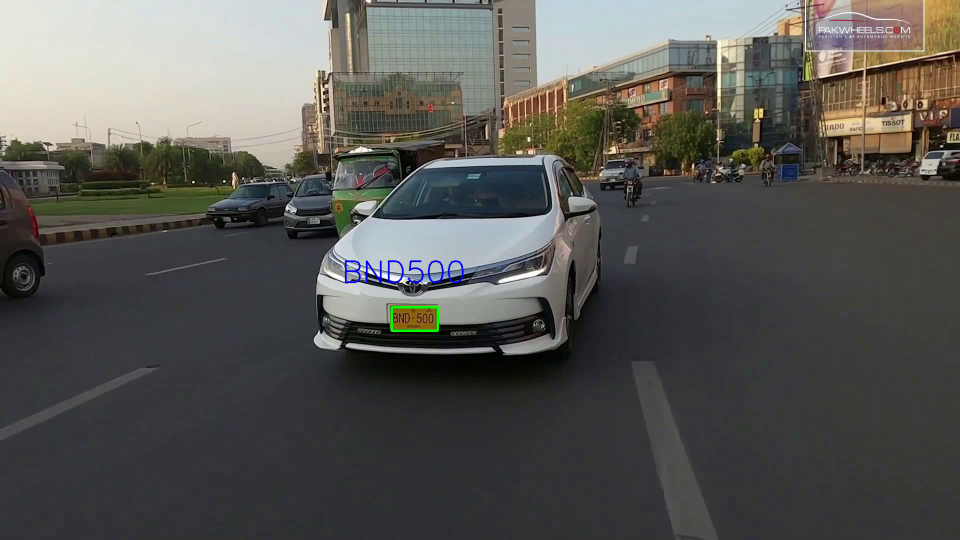
#> input picture frame 1 of License Plate Detection/detectvid.mp4, 1920 x 1080 px, given in place of video3.mp4, which was not available (shown at 1/2 size)
$ jupyter execute --allow-errors 'Detection on Video.ipynb'
#> lines starting #> are read from the running program, lines starting #| are printed output that depends on the picture; after the words box and inside, x2 and y2 are one past the last pixel; in counts of white or black regions, pixels touching at a corner belong together; pictures that were not available may be replaced by others from this repository, and a replacement may not be noted
#> further down, frame is the input picture: shape (1080, 1920, 3); mean B, G, R 83.9, 87.3, 87.9
[cell 1]
import cv2
import pytesseract
import numpy as np
from PIL import ImageGrab
import time
import re
import matplotlib.pyplot as plt
import re, string
pattern = re.compile('[\W_]+')
import statistics
from statistics import mode

pytesseract.pytesseract.tesseract_cmd = 'C:\\Program Files\\Tesseract-OCR\\tesseract.exe'

[cell 2]
def detect_plate3(image):
    copy = image.copy()
    gray = cv2.cvtColor(image, cv2.COLOR_BGR2GRAY)
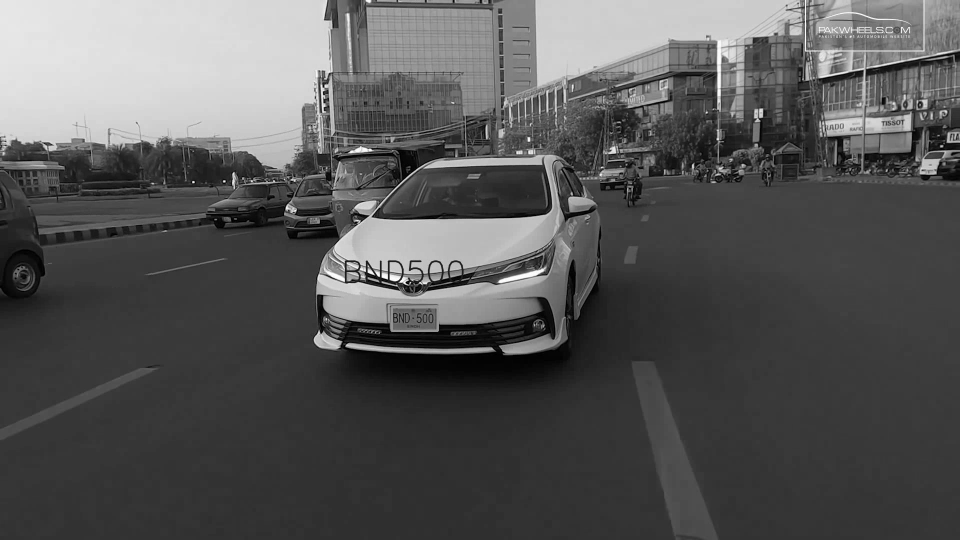
#> gray: shape (1080, 1920) (shown at 1/2 size); min 0, max 255, mean 87.1
    edged = cv2.Canny(gray,100, 300)
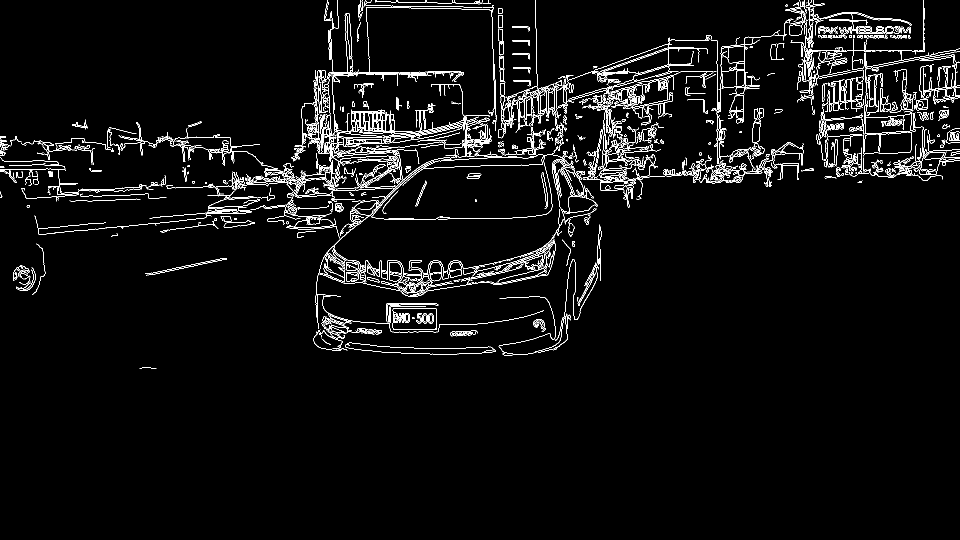
#> edged: shape (1080, 1920) (shown at 1/2 size); 3.6% white in thin lines or dots, all inside (x1, y1, x2, y2) = (0, 0, 1920, 737)
    rect_kern = cv2.getStructuringElement(cv2.MORPH_RECT, (2,2))
    # apply dilation to make regions more clear
    dilation = cv2.dilate(edged, rect_kern, iterations = 1)
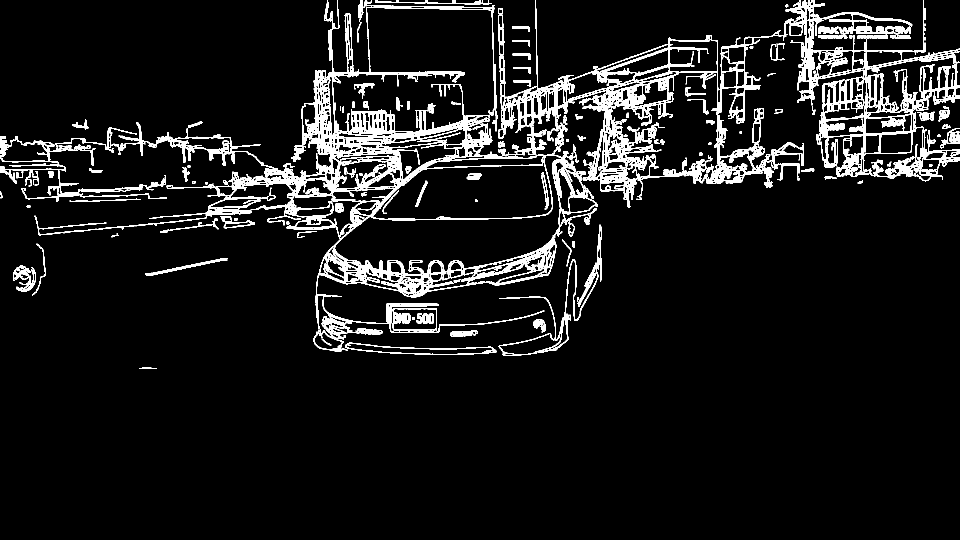
#> dilation: shape (1080, 1920) (shown at 1/2 size); 7.8% white; 129 white regions (3 under 20 px)
    contours, new  = cv2.findContours(dilation, cv2.RETR_LIST, cv2.CHAIN_APPROX_NONE)
#> contours = 3561 contours, 2825 with area under 20; largest, box (x1, y1, x2, y2) and area: (0, 0, 1920, 703) 346105, (669, 310, 1126, 549) 37778, (745, 315, 1105, 440) 31590, (1215, 144, 1439, 354) 26672, (1638, 101, 1847, 353) 10530
    contours=sorted(contours, key = cv2.contourArea, reverse = True)[:10]
#> contours = 10 contours; largest, box (x1, y1, x2, y2) and area: (0, 0, 1920, 703) 346105, (669, 310, 1126, 549) 37778, (745, 315, 1105, 440) 31590, (1215, 144, 1439, 354) 26672, (1638, 101, 1847, 353) 10530
    text_list=[]
    for contour in contours:
        perimeter = cv2.arcLength(contour, True)
        approx = cv2.approxPolyDP(contour, 0.07* perimeter, True)
        #cv2.drawContours(image2,contour,-1,(0,0,255),3)
        if len(approx)>=4 and cv2.contourArea(approx) > 3000 and cv2.contourArea(approx) < 5000:
            x, y, w, h = cv2.boundingRect(approx)
            #print(cv2.contourArea(contour))
            #print(len(approx))
            #cv2.rectangle(image2, (x , y ), (x + w , y + h ), (0, 255, 0), 3)
            license_plate = gray[y:y + h, x:x + w]
            b_filter = cv2.bilateralFilter(license_plate, 11, 17, 17)
            #(thresh, license_plate_threshed) = cv2.threshold(b_filter, 150, 180, cv2.THRESH_BINARY)
            (thresh, license_plate_threshed) = cv2.threshold(b_filter, 0, 255, cv2.THRESH_OTSU | cv2.THRESH_BINARY)
            text = pytesseract.image_to_string(license_plate_threshed, config='-c tessedit_char_whitelist=0123456789ABCDEFGHIJKLMNOPQRSTUVWXYZ --psm 6')
            clean_text = pattern.sub('', text)
            if clean_text != '' and len(clean_text)==6:
                #text_list.append(clean_text)
                cv2.rectangle(copy, (x , y ), (x + w , y + h ), (0, 255, 0), 3)
                cv2.putText(copy, clean_text,(x-100,y-50), cv2.FONT_HERSHEY_SIMPLEX, 2, (255, 0, 0), 2, cv2.LINE_AA)
                #print(clean_text)
                #print(len(approx))
                #print(cv2.contourArea(approx))
                print(clean_text)
                return copy
#> this loop made 10 passes
#> (perimeter, approx) on passes 1 to 10: (30192.6, [[0, 273]]), (1609.5, [[1125, 318], [1070, 502], [669, 497]]), (988, [[1088, 316], [1090, 429], [745, 433]]), (2727.4, [[1433, 144], [1299, 353]]), (2649.6, [[1676, 104], [1838, 323]]), (1871.4, [[1906, 115], [1732, 233]]), (2045.5, [[1200, 449], [1006, 710]]), (783.7, [[1434, 83], [1338, 141]]), (885.6, [[586, 383], [419, 413]]), (707.8, [[787, 378], [642, 438]])

[cell 3]
#Initilize Video capture Object and points towards a video file
cap = cv2.VideoCapture('video3.mp4')
fourcc = cv2.VideoWriter_fourcc(*'MP4V')
out = cv2.VideoWriter(r'detectvid.mp4',fourcc, 20.0, (int(cap.get(3)), int(cap.get(4))))


# Lets print the status of your Capture.
print('Status:',cap.isOpened())

# Initilize a loop in which we will read video frame by frame
#> (the rest of this cell did not finish here and is left out)

$ run again, starting later in the video
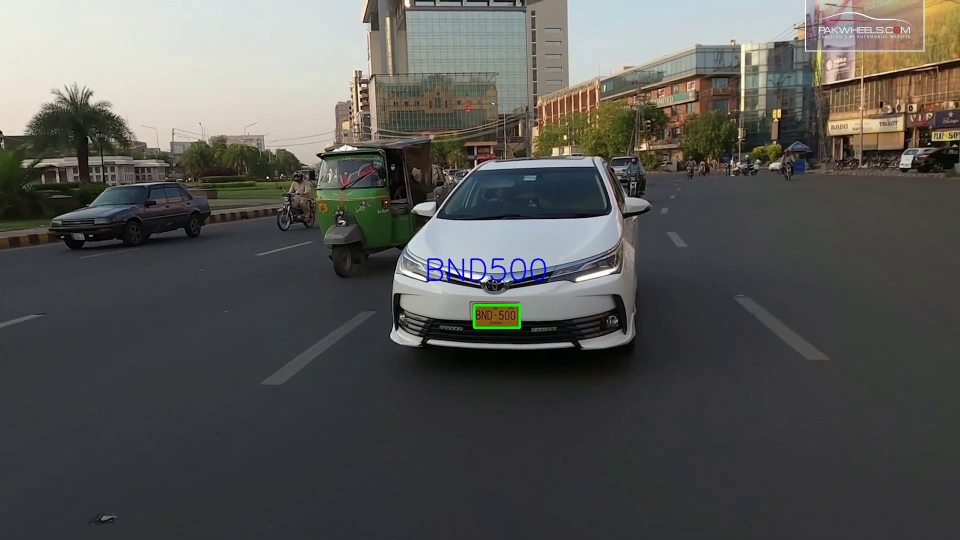
#> input picture frame 8 of License Plate Detection/detectvid.mp4, 1920 x 1080 px, given in place of video3.mp4, which was not available (shown at 1/2 size)
#> frame is the input picture: shape (1080, 1920, 3); mean B, G, R 83.8, 86.6, 87.1
#> in detect_plate3, `edged = cv2.Canny(gray,100, 300)`:
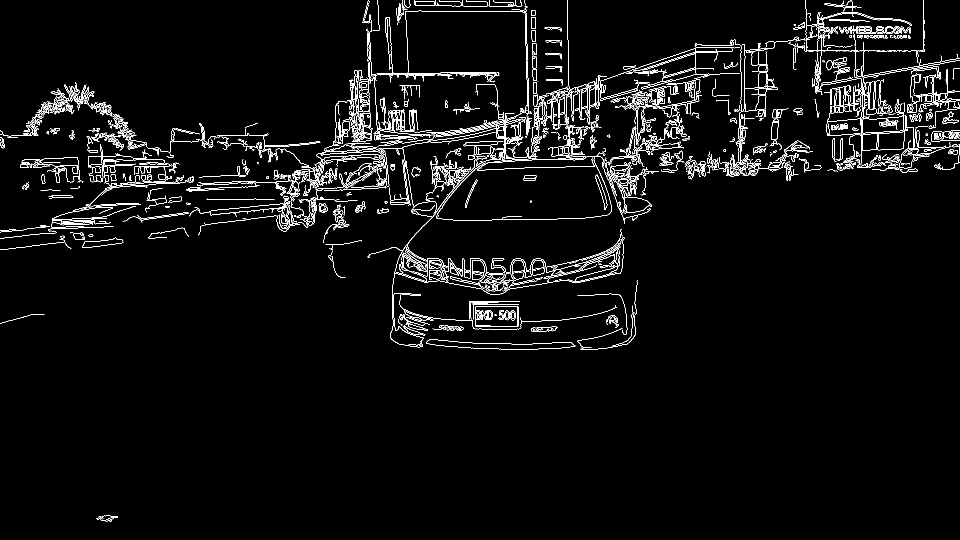
#> edged: shape (1080, 1920) (shown at 1/2 size); 3.5% white in thin lines or dots
#> dilation: shape (1080, 1920); 7.5% white; 136 white regions (5 under 20 px)
#> in detect_plate3, `contours, new  = cv2.findContours(dilation, cv2.RETR_LIST, cv2.CHAIN_A..`: contours = 3407 contours, 2655 with area under 20; largest, box (x1, y1, x2, y2) and area: (0, 0, 1920, 696) 327726, (750, 22, 1056, 271) 57448, (876, 329, 1224, 441) 30792, (1145, 165, 1390, 328) 12993, (96, 288, 389, 466) 11484
#> in detect_plate3, `contours=sorted(contours, key = cv2.contourArea, reverse = True)[:10]`: contours = 10 contours; largest, box (x1, y1, x2, y2) and area: (0, 0, 1920, 696) 327726, (750, 22, 1056, 271) 57448, (876, 329, 1224, 441) 30792, (1145, 165, 1390, 328) 12993, (96, 288, 389, 466) 11484
#> the loop in detect_plate3, `for contour in contours:` made 8 passes
#> (perimeter, approx, x, y, w, h, thresh) on pass 8: (321.1, [[1835, 102], [1837, 132], [1726, 151], [1731, 102]], 1726, 102, 112, 50, 86)
#> after the loop in detect_plate3, `for contour in contours:`:
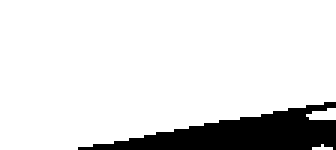
#> license_plate_threshed: shape (50, 112) (shown 3 times larger); 87.7% white; 1 black region, box (x1, y1, x2, y2) and area: (26, 34, 112, 50) 690

$ run again, starting later in the video
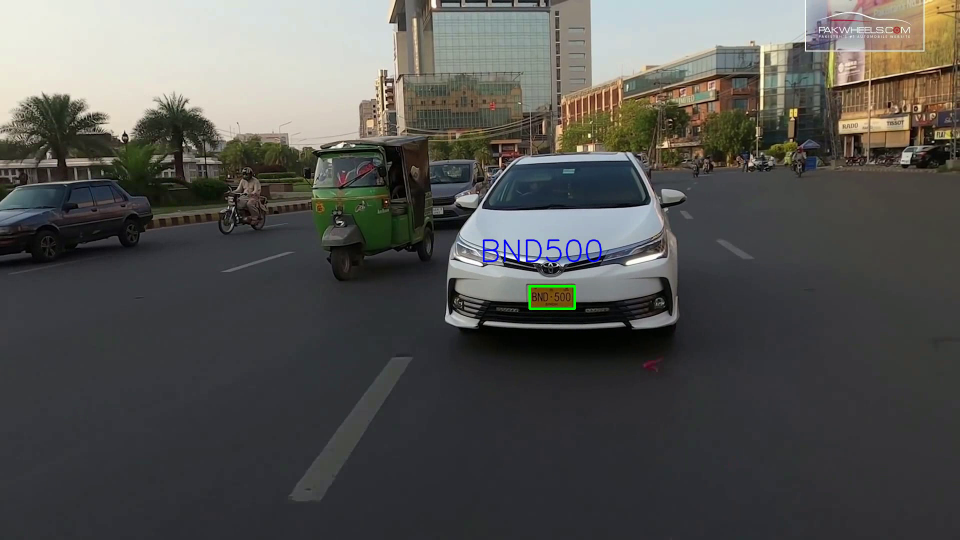
#> input picture frame 15 of License Plate Detection/detectvid.mp4, 1920 x 1080 px, given in place of video3.mp4, which was not available (shown at 1/2 size)
#> frame is the input picture: shape (1080, 1920, 3); mean B, G, R 80.9, 83.6, 83.9
#> in detect_plate3, `edged = cv2.Canny(gray,100, 300)`:
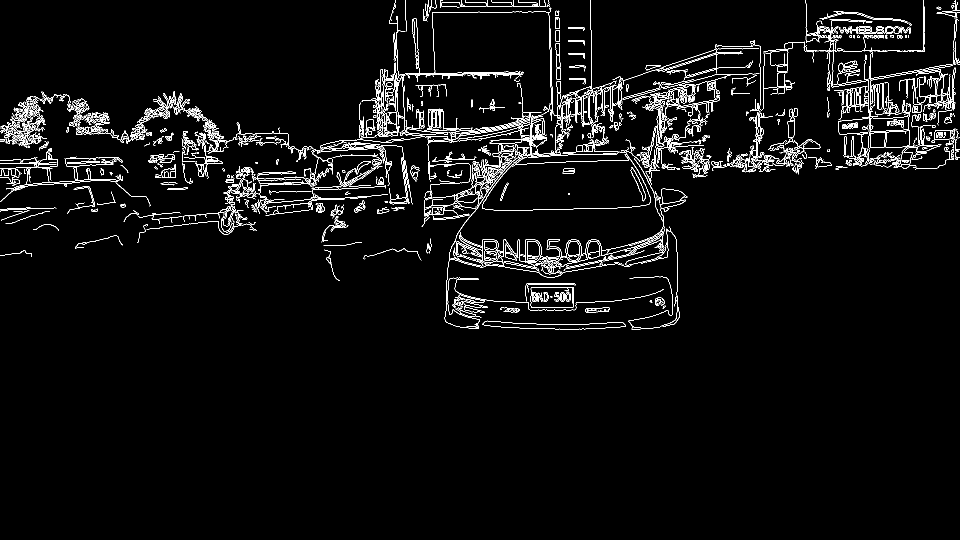
#> edged: shape (1080, 1920) (shown at 1/2 size); 3.5% white in thin lines or dots, all inside (x1, y1, x2, y2) = (0, 0, 1920, 659)
#> dilation: shape (1080, 1920); 7.5% white; 129 white regions (1 under 20 px)
#> in detect_plate3, `contours, new  = cv2.findContours(dilation, cv2.RETR_LIST, cv2.CHAIN_A..`: contours = 3454 contours, 2702 with area under 20; largest, box (x1, y1, x2, y2) and area: (0, 0, 1920, 660) 337725, (806, 24, 1103, 263) 54855, (920, 304, 1328, 515) 28786, (965, 319, 1302, 422) 27286, (1188, 140, 1374, 332) 14920
#> in detect_plate3, `contours=sorted(contours, key = cv2.contourArea, reverse = True)[:10]`: contours = 10 contours; largest, box (x1, y1, x2, y2) and area: (0, 0, 1920, 660) 337725, (806, 24, 1103, 263) 54855, (920, 304, 1328, 515) 28786, (965, 319, 1302, 422) 27286, (1188, 140, 1374, 332) 14920
#> the loop in detect_plate3, `for contour in contours:` made 10 passes
#> (perimeter, approx, x, y, w, h, thresh) on pass 10: (261.1, [[1061, 577], [1062, 616], [1147, 615], [1147, 574]], 1061, 574, 87, 43, 93)
#> after the loop in detect_plate3, `for contour in contours:`:
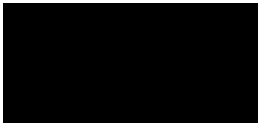
#> license_plate_threshed: shape (43, 87) (shown 3 times larger); 9.1% white; 1 white region, box (x1, y1, x2, y2) and area: (0, 0, 87, 43) 341
